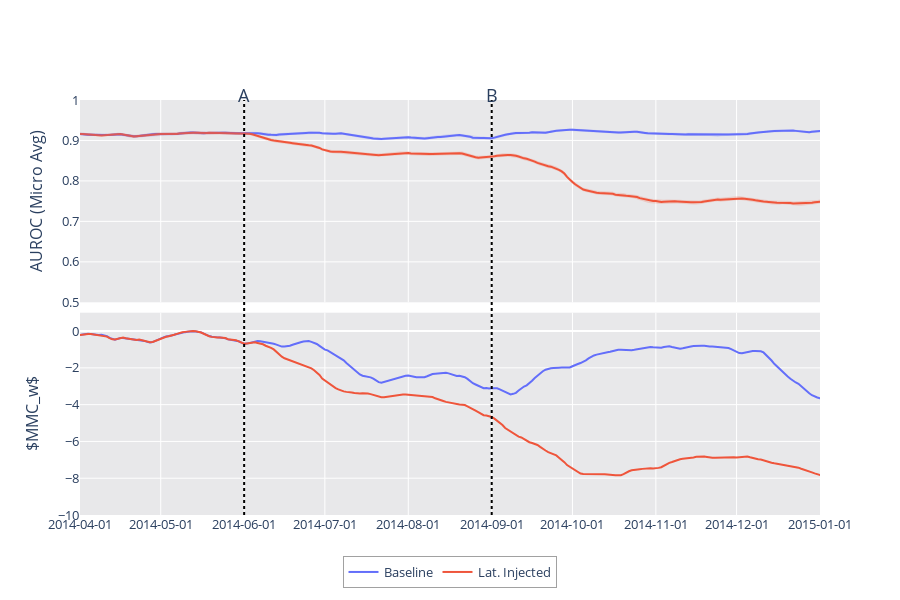

The notebook cell this image was saved under:
### Code cell
fh = FigureHelper(x)


row=1
for name, score_unify in perf_graphs.items():
    fh.add_trace(y=smooth(score_unify["yp"], span=7), 
                 yu=smooth(score_unify["yp"]+score_unify["ye"], span=7),
                 yl=smooth(score_unify["yp"]-score_unify["ye"], span=7), name=name, connectgaps=False, row=row, col=1)

row=2
for name, score_unify in score_graphs.items():
    fh.add_trace(y=smooth(score_unify, span=7), name=name, connectgaps=False, row=row, col=1)
    
    
# row += 1
# for name, score_unify in vae_graphs.items():
#     fh.add_trace(y=smooth(score_unify, span=7), name=name, connectgaps=False, row=row, col=1)



fig = fh.make_fig(shared_xaxes=True, vertical_spacing=0.025, row_heights=[.2]*row)

add_dates(fig, dates, line_y=1.045, include_date=False)

fig.update_xaxes(showspikes=True, spikecolor="black", spikesnap="cursor", spikemode="across", spikethickness=1)
fig.update_layout(spikedistance=1000)
fig.update_layout(height=300*row)
fig.update_layout(legend={"x": .5, "orientation":"h", "borderwidth": .5, "xanchor": "center",})
fig.update_xaxes(range=[graph_start, graph_end])
fig.update_layout(yaxis1=dict(range=[0.5, 1], title="AUROC (Micro Avg)"),
                  yaxis2=dict(range=[-10, 1], title="$MMC_w$"))
fig.update_layout(barmode='overlay')
fig.update_layout(font=dict(size=13))
fig.update_layout(plot_bgcolor="#E8E8EA")

# fig.update_layout(
#     yaxis2 = dict(
#         tickmode = 'linear',
#         tick0 = 0,
#         dtick = 25,
#     )
# )

xaxis = dict(
        tickformat = '%Y-%m-%d',
        tickmode = 'linear',
        dtick = "M1"
    )
fig.update_layout(
    xaxis1=xaxis,
    xaxis2=xaxis,
    xaxis3 = xaxis,
)

fig.show()

### Figure 1 — Plotly figure (JSON) as saved in the notebook; plotly's stock layout.template omitted (floating-point values rounded to 4 significant figures; data arrays with more than 128 entries replaced by an {"elided": "..."} marker saying what was removed)
{"data": [{"connectgaps": false, "customdata": {"elided": "336x2 float values"}, "hovertemplate": "%{x}<br>Baseline: %{y}<br><br>Baseline=%{customdata[0]:.3f}<br />Lat. Injected=%{customdata[1]:.3f}<extra></extra>", "legendgroup": "Baseline", "line": {"color": "#636EFA", "dash": "solid"}, "name": "Baseline", "showlegend": true, "type": "scatter", "x": {"elided": "336 str values"}, "xaxis": "x", "y": {"elided": "336 float values"}, "yaxis": "y"}, {"connectgaps": false, "customdata": {"elided": "336x2 float values"}, "hovertemplate": "%{x}<br>Lat. Injected: %{y}<br><br>Baseline=%{customdata[0]:.3f}<br />Lat. Injected=%{customdata[1]:.3f}<extra></extra>", "legendgroup": "Lat. Injected", "line": {"color": "#EF553B", "dash": "solid"}, "name": "Lat. Injected", "showlegend": true, "type": "scatter", "x": {"elided": "336 str values"}, "xaxis": "x", "y": {"elided": "336 float values"}, "yaxis": "y"}, {"connectgaps": false, "customdata": {"elided": "336x2 float values"}, "hovertemplate": "%{x}<br>Baseline: %{y}<br><br>Baseline=%{customdata[0]:.3f}<br />Lat. Injected=%{customdata[1]:.3f}<extra></extra>", "legendgroup": "Baseline", "line": {"color": "#636EFA", "dash": "solid"}, "name": "Baseline", "showlegend": false, "type": "scatter", "x": {"elided": "336 str values"}, "xaxis": "x2", "y": {"elided": "336 float values"}, "yaxis": "y2"}, {"connectgaps": false, "customdata": {"elided": "336x2 float values"}, "hovertemplate": "%{x}<br>Lat. Injected: %{y}<br><br>Baseline=%{customdata[0]:.3f}<br />Lat. Injected=%{customdata[1]:.3f}<extra></extra>", "legendgroup": "Lat. Injected", "line": {"color": "#EF553B", "dash": "solid"}, "name": "Lat. Injected", "showlegend": false, "type": "scatter", "x": {"elided": "336 str values"}, "xaxis": "x2", "y": {"elided": "336 float values"}, "yaxis": "y2"}, {"connectgaps": false, "hoverinfo": "skip", "legendgroup": "Baseline", "line": {"width": 0}, "name": "Baseline", "showlegend": false, "type": "scatter", "x": {"elided": "336 str values"}, "xaxis": "x", "y": {"elided": "336 float values"}, "yaxis": "y"}, {"connectgaps": false, "fill": "tonexty", "fillcolor": "rgba(0.38823529411764707, 0.43137254901960786, 0.9803921568627451, 0.2)", "hoverinfo": "skip", "legendgroup": "Baseline", "line": {"width": 0}, "name": "Baseline", "showlegend": false, "type": "scatter", "x": {"elided": "336 str values"}, "xaxis": "x", "y": {"elided": "336 float values"}, "yaxis": "y"}, {"connectgaps": false, "hoverinfo": "skip", "legendgroup": "Lat. Injected", "line": {"width": 0}, "name": "Lat. Injected", "showlegend": false, "type": "scatter", "x": {"elided": "336 str values"}, "xaxis": "x", "y": {"elided": "336 float values"}, "yaxis": "y"}, {"connectgaps": false, "fill": "tonexty", "fillcolor": "rgba(0.9372549019607843, 0.3333333333333333, 0.23137254901960785, 0.2)", "hoverinfo": "skip", "legendgroup": "Lat. Injected", "line": {"width": 0}, "name": "Lat. Injected", "showlegend": false, "type": "scatter", "x": {"elided": "336 str values"}, "xaxis": "x", "y": {"elided": "336 float values"}, "yaxis": "y"}], "layout": {"annotations": [{"font": {"size": 18}, "showarrow": false, "text": "A", "textangle": 0, "x": "2014-06-01", "xref": "x", "y": 1.045, "yref": "paper"}, {"font": {"size": 18}, "showarrow": false, "text": "B", "textangle": 0, "x": "2014-09-01", "xref": "x", "y": 1.045, "yref": "paper"}], "barmode": "overlay", "font": {"size": 13}, "height": 600, "legend": {"borderwidth": 0.5, "orientation": "h", "x": 0.5, "xanchor": "center"}, "plot_bgcolor": "#E8E8EA", "shapes": [{"line": {"color": "black", "dash": "dot"}, "type": "line", "x0": "2014-06-01", "x1": "2014-06-01", "xref": "x", "y0": 0, "y1": 1, "yref": "paper"}, {"line": {"color": "black", "dash": "dot"}, "type": "line", "x0": "2014-09-01", "x1": "2014-09-01", "xref": "x", "y0": 0, "y1": 1, "yref": "paper"}], "spikedistance": 1000, "xaxis": {"anchor": "y", "domain": [0, 1], "dtick": "M1", "matches": "x2", "range": ["2014-04-01", "2015-01-01"], "showspikes": true, "showticklabels": false, "spikecolor": "black", "spikemode": "across", "spikesnap": "cursor", "spikethickness": 1, "tickformat": "%Y-%m-%d", "tickmode": "linear"}, "xaxis2": {"anchor": "y2", "domain": [0, 1], "dtick": "M1", "range": ["2014-04-01", "2015-01-01"], "showspikes": true, "spikecolor": "black", "spikemode": "across", "spikesnap": "cursor", "spikethickness": 1, "tickformat": "%Y-%m-%d", "tickmode": "linear"}, "xaxis3": {"dtick": "M1", "tickformat": "%Y-%m-%d", "tickmode": "linear"}, "yaxis": {"anchor": "x", "domain": [0.5125, 1], "range": [0.5, 1], "title": {"text": "AUROC (Micro Avg)"}}, "yaxis2": {"anchor": "x2", "domain": [0, 0.4875], "range": [-10, 1], "title": {"text": "$MMC_w$"}}}}
